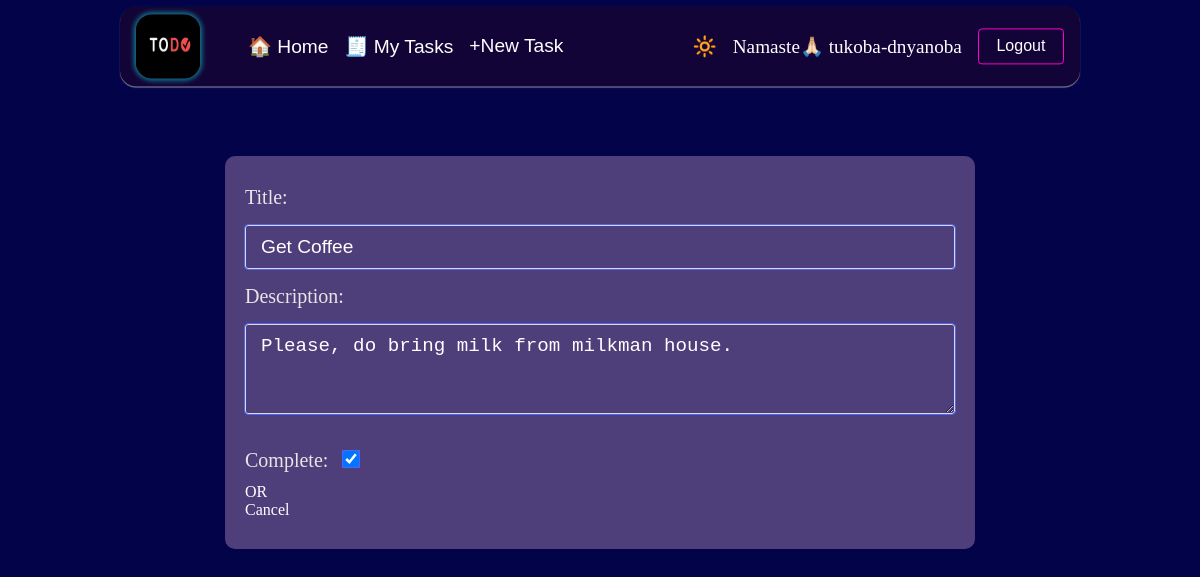
The page /task_update/1 (signed in) on the database its author committed.
### base/models.py (models this page shows, shortened)
class Task(models.Model):
  user = models.ForeignKey(User, on_delete=models.CASCADE, null=True, blank=True)
  title = models.CharField(max_length=200, null=True, blank=True)
  description = models.TextField(null=True, blank=True)
  complete = models.BooleanField(default=False)
  created = models.DateTimeField(auto_now_add=True)
  class Meta:
    ordering = ['complete', 'created']

### base/views.py (the view)
# urls.py: path('task_update/<int:pk>', TaskUpdate.as_view(), name='task_update'),
class TaskUpdate(LoginRequiredMixin, UpdateView):
  model = Task
  fields = ['title', 'description', 'complete']
  success_url = reverse_lazy('tasks')

### base/templates/base/task_form.html (shortened to what this page needs)
{% extends "base/base.html" %}
{% block main %}
  <div class="form-container">
    {% include 'base/form.html' with p='Save' %}
    <div class="option-btn-container">
      <p>OR</p>
      <a class='login-option-link back-btn' href="{% url 'tasks' %}">Cancel</a>
    </div>
  </div>
{% endblock main %}

### base/templates/base/header.html (shortened to what this page needs)
{% load static %}
<header class="todo-header">
  <div class="left-section">
    <img src="{% static "base/images/todo-logo1.png" %}" id="todo-logo">
    <nav>
      <a href="">🏠 Home</a>
      {% if request.user.is_authenticated %}
        <a href="{% url 'tasks' %}">🧾 My Tasks</a>
        <a href="{% url 'task_create' %}"><span class="new-task-logo">+</span>New Task</a>
      {% endif %}
    </nav>
  </div>
  <div class="right-section">
    {% if request.user.is_authenticated %}
      <span class="theme-icon">
        {% if theme %}
          🌙
        {% else %}
          🔆
        {% endif %}
      </span>
      <span class="username">Namaste🙏🏻 {{request.user}} </span>
      <form action="{% url 'logout' %}" method="POST">
        <input class="logout-btn login-link-btn" type="submit" value="Logout">
      </form>
    {% else %}
      <nav>
        <a class="login-link-btn" href="{% url 'login' %}">Login</a>
        <a class="signup-link-btn" href="{% url 'signup' %}">Signup</a>
      </nav>
    {% endif %}
  </div>
</header>

### base/templates/base/form.html (shortened to what this page needs)
{% for field  in form  %}
  <div class="input-field-wrapper">
    {{field.label_tag}}
    {{field}}
  </div>
{% endfor %}

### base/static/base/css/index.css (style rules this page uses)
* { box-sizing: border-box; margin: 0; padding: 0; border: none; outline: none; background-color: transparent; }
body { min-height: 100vh; width: 100vw; max-width: 70rem; margin: 0 auto; overflow: hidden; overflow-y: scroll; background-color: #030349; color: #fff; }
a { text-decoration: none; color: #fff; }
.todo-header { overflow: hidden; background-color: #120437; box-shadow: 0 1px 1px #dddddda5; position: sticky; top: 0.4rem; height: 5rem; width: 100%; max-width: 60rem; display: flex; justify-content: space-between; align-items: center; margin: 0 auto; padding: 0.5rem 1rem; border-radius: 1rem; font-size: 1.2rem; z-index: 100; }
.left-section, .right-section { display: flex; align-items: center; column-gap: 1rem; }
#todo-logo { border-radius: 1rem; height:4rem; width: 4rem; margin-right: 2rem; box-shadow: 0 0 5px 2px #109aa1d4; }
.todo-header nav { display: flex; align-items: center; column-gap: 1rem; font-family: Arial, Helvetica, sans-serif; }
.login-link-btn, .signup-link-btn { padding: 0.5rem 1.1rem; border-radius: 0.25rem; font-size: 1rem; color: #fff; }
.login-link-btn { border: 1px solid #ff00cc; }
.form-container { margin: 20px auto; min-width:310px; width: 100%; max-width:750px; padding: 30px 20px; background-color: #fac7ec4d; border-radius: 10px; }
.input-field-wrapper { width: 100%; font-size: 1.25rem; }
.input-field-wrapper label { color: #eae4e4; }
.input-field-wrapper input, .input-field-wrapper textarea { padding: 10px; margin: 1rem 0; font-size: 1.2rem; width: 100%; border: 1px solid #dadada; outline: 1px solid #4e63fe; text-indent: 5px; border-radius: 3px; color: #fff; background-color: transparent; }
.input-field-wrapper textarea { height: 90px; }
.input-field-wrapper input::placeholder { color: #b7b7b7; text-indent: 5px; }
input[type='checkbox'] { display: inline-block; width: 1rem; height: 1rem; cursor: pointer; }

### rows shown on the page
Task: form "Get Coffee" "Please, do bring milk from milkman house." "☑"

### other values the page prints
{{ request.user }} "tukoba-dnyanoba"
{{ field.label_tag }} "Title:" "Description:" "Complete:"
